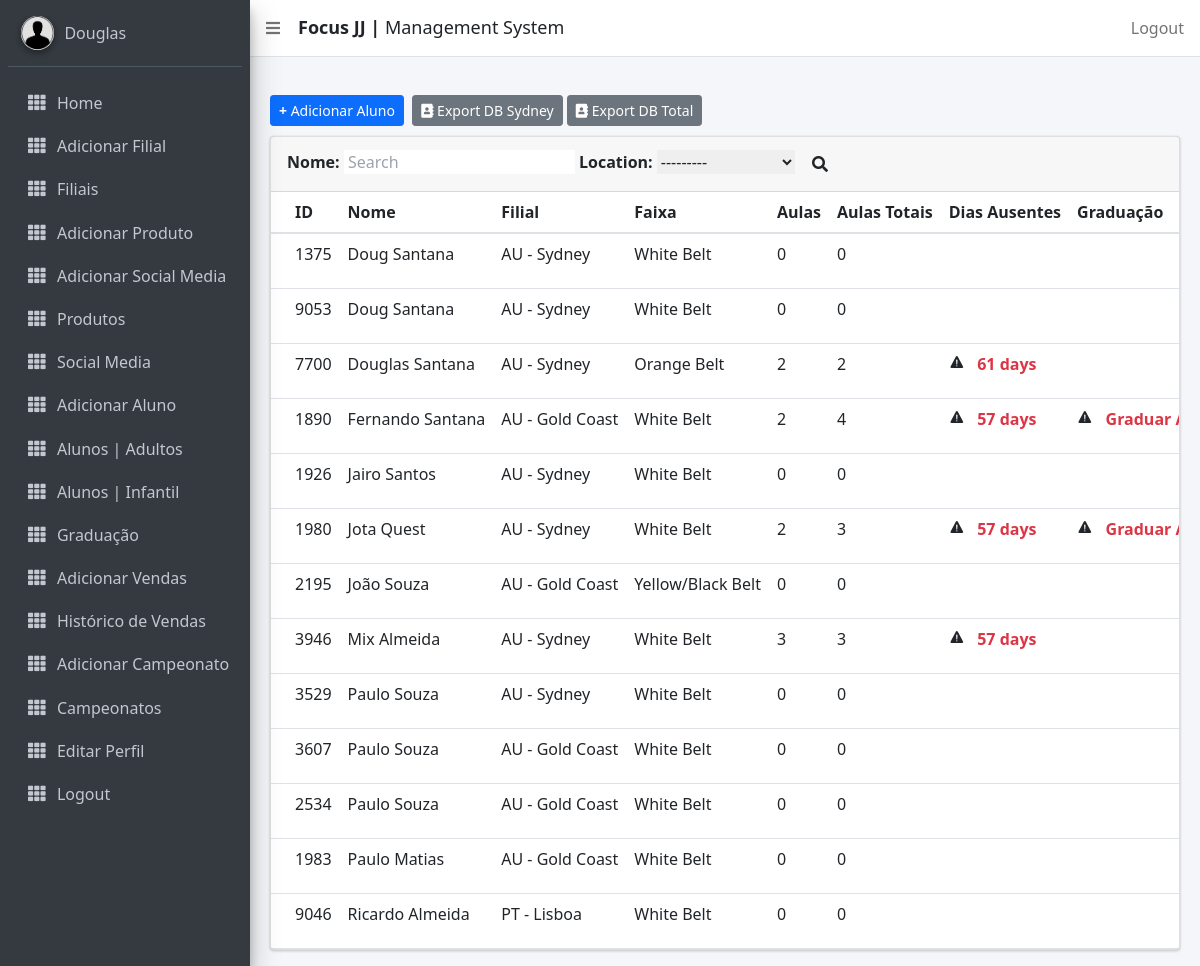
Before: /managealunos/total (signed in) with the older database file.
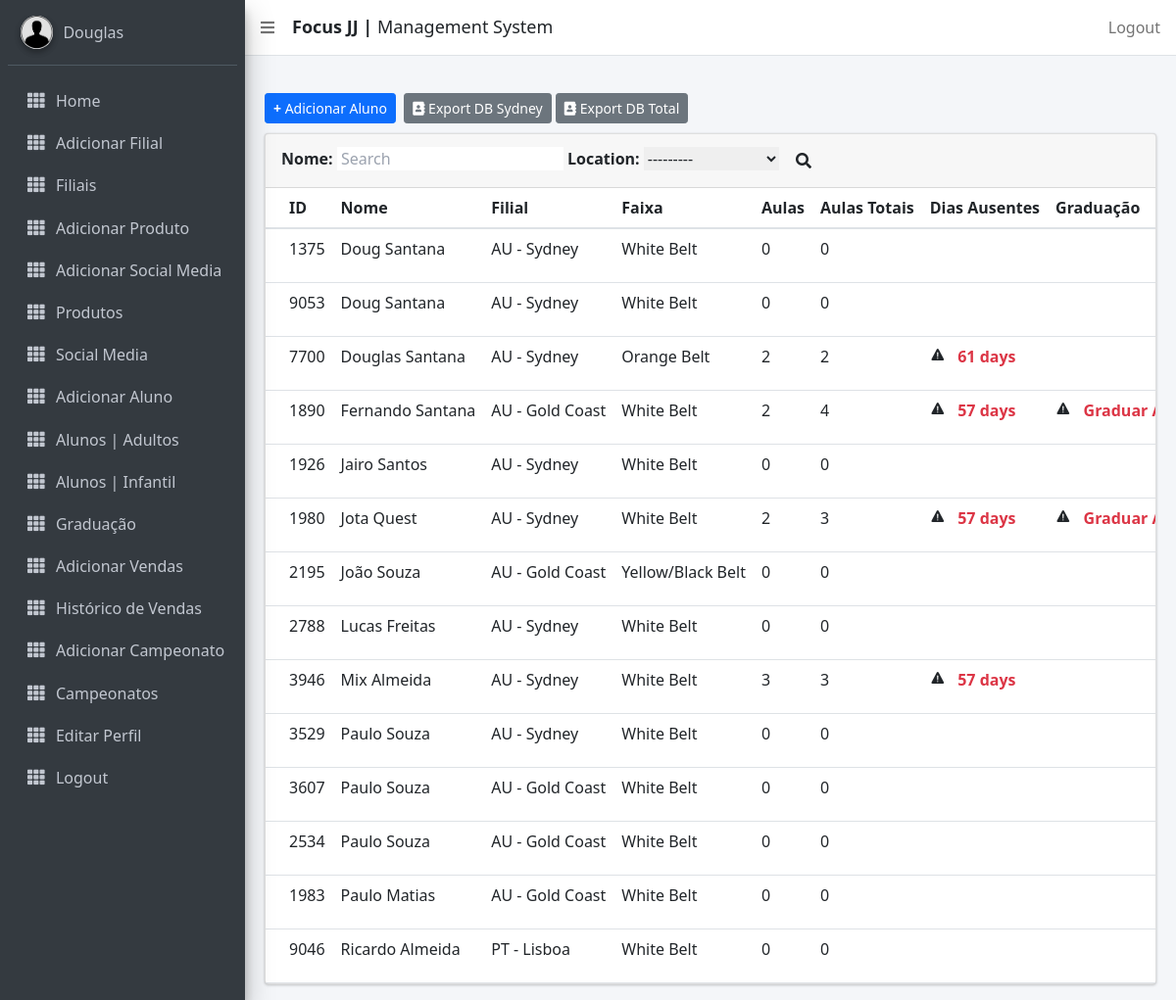
After: the same page with the newer database file.
### focusbjj/models.py (models this page shows, shortened)
class Aluno(models.Model):
    DoesNotExist = None
    objects = None
    id = ShortUUIDField(primary_key=True, editable=False, alphabet="0123456789", length=4)
    photo = models.ImageField(upload_to='photos/', null=True, blank=True)
    nome = models.CharField(max_length=15, verbose_name='Name')
    middle_name = models.CharField(max_length=20, verbose_name='Middle Name', blank=True, null=True)
    surname = models.CharField(max_length=15, verbose_name='Last Name', null=True)
    phone = models.CharField(max_length=15, help_text='Use only numbers')
    email = models.EmailField(max_length=128)
    location = models.ForeignKey(CustomUser, related_name="alunos", on_delete=models.CASCADE)
    address = models.CharField(max_length=255, blank=True, null=True)
    belt = models.CharField(max_length=255, choices=BELT)
    stripe = models.CharField(max_length=255, choices=GRAU)
    join_date = models.DateTimeField()
    time_stamp = models.DateTimeField(auto_now=True, null=True)
    gender = models.CharField(max_length=255, choices=GENDER)
    dob = models.DateField(verbose_name='Date of Birth',)
    is_blocked = models.BooleanField(default=False)
    agreement = models.BooleanField(default=False)
    USERNAME_FIELD = 'id'
    class Meta:
        ordering = ["nome"]

class CustomUser(AbstractUser):
    id = ShortUUIDField(primary_key=True, editable=False, alphabet="0123456789", length=3)
    email = models.EmailField(max_length=255, unique=True)
    contact_name = models.CharField(max_length=255)
    country = CountryField()
    location = models.CharField(max_length=255)
    phone = models.CharField(max_length=15, help_text=_('Use somente números. Código do País + Telefone'))
    join_date = models.DateTimeField(default=timezone.now)
    is_active = models.BooleanField(default=True, help_text='Desmarque a caixa para desativar')
    def __str__(self):
        return str(self.country) + " - " + str(self.location)
    class Meta:
        ordering = ["country", "location"]

class Graduation(models.Model):
    objects = None
    aluno = models.ForeignKey(Aluno, related_name='graduacao', on_delete=models.CASCADE, verbose_name='_(Aluno')
    master = models.CharField(max_length=15, null=True, verbose_name=_('Professor'))
    belt = models.CharField(max_length=255, choices=BELT, verbose_name=_('Faixa'))
    stripe = models.CharField(max_length=255, choices=GRAU, verbose_name=_('Grau'))
    time_stamp = models.DateTimeField(null=True, verbose_name=_('Data'))

class GetAttendance(models.Model):
    objects = None
    aluno = models.ForeignKey(Aluno, on_delete=models.CASCADE, verbose_name='Athlete')
    attendance = models.DateTimeField(default=timezone.now)

### focusbjj/views.py (the view)
# urls.py: path('managealunos/total', views.ManageAlunosTotal.as_view(), name='managealunostotal'),
class ManageAlunosTotal(SuperuserRequiredMixin, ListView):
    template_name = 'managealunostotal.html'
    model = Aluno
    def get_queryset(self):
        queryset = super().get_queryset()
        filter = AlunoFilter(self.request.GET, queryset)
        return filter.qs
    def get_context_data(self, **kwargs):
        context = super(ManageAlunosTotal, self).get_context_data(**kwargs)
        context['alunos'] = Aluno.objects.all()
        context['unidades'] = CustomUser.objects.all()
        queryset = self.get_queryset()
        filter = AlunoFilter(self.request.GET, queryset)
        context['filter'] = filter
        return context

### focusbjj/templatetags/attendance_tags.py (called while the page is built)
@register.filter
def get_count_att_aluno(aluno_instance):
    return len(GetAttendance.objects.filter(aluno_id=aluno_instance.id))

@register.filter
def last_att_aluno(aluno_instance):
    att = GetAttendance.objects.filter(aluno_id=aluno_instance.id).order_by('-attendance')
    if att[0].attendance + timedelta(days=15) < timezone.now():
        tempo = timezone.now() - att[0].attendance
        return tempo
    else:
        return ''

@register.filter
def current_belt(aluno_instance):
    belt = Graduation.objects.filter(aluno_id=aluno_instance.id).order_by('-time_stamp')
    if belt:
        current = belt[0].belt
    else:
        current = aluno_instance.belt
    return current

@register.filter
def current_stripe(aluno_instance):
    belt = Graduation.objects.filter(aluno_id=aluno_instance.id).order_by('-time_stamp')
    if belt:
        current = belt[0].stripe
    else:
        current = aluno_instance.stripe
    return current

### focusbjj/templates/managealunostotal.html (shortened to what the changed rows need)
{% extends 'base_template.html' %}
{% load static %}
{% load i18n %}
{% load alerta_tags %}
{% load attendance_tags %}
{% block content %}
<section class="content">
        <div class="container-fluid">
            <div class="row">
                <div class="col-md-12">
                    <div class="card">
                        <div class="card-header">
                                    <form method="get">
                                        {{ filter.form }}
                                    </form>
                        </div>
                        <div class="card-body table-responsive p-0">
                            <table class="table table-hover text-nowrap">
                            <thead>
                                <tr>
                                <th>ID</th>
                                <th>{% trans "Nome" %}</th>
                                <th>Filial</th>
                                <th>{% trans "Faixa" %}</th>
                                <th>{% trans "Aulas" %}</th>
                                <th>{% trans "Aulas Totais" %}</th>
                                <th>{% trans "Dias Ausentes" %}</th>
                                <th>{% trans "Graduação" %}</th>
                                </tr>
                            </thead>
                            <tbody>
                                <tr>
                        {% if filter.qs %}
                            {% for aluno in filter.qs %}
                                <td>{{ aluno.id }}</td>
                                <td>{{ aluno.nome|title }} {{ aluno.surname|title }}</td>
                                <td>{{ aluno.location }}</td>
                                <td>
                                {% if aluno|current_belt %}
                                {{ aluno|current_belt }}
                                {% else %}
                                {{ aluno.belt }}
                                {% endif %}
                                </td>
                                <td>
                                    {% if aluno|new_attendance == None %}
                                    {{ aluno|get_count_att_aluno }}
                                    {% else %}
                                    {{ aluno|new_attendance }}
                                    {% endif %}
                                </td>
                                <td>{{ aluno|get_count_att_aluno }}</td>
                                <td>
                                    {% if aluno|get_count_att_aluno %}
                                    {% if aluno|last_att_aluno %}
                                        <ion-icon name="warning"></ion-icon>
                                        <strong class="text-red"> &nbsp; {{ aluno|last_att_aluno|cut:"," |slice:"7"}}</strong>
                                    {% endif %}
                                    {% endif %}
                                </td>
                                <td>
                                {% if aluno|alert %}
                                <ion-icon name="warning"></ion-icon>
                                <strong class="text-red"> &nbsp; {{ aluno|alert|default_if_none:"" }} </strong>
                                {% endif %}
                                </td>
                                </tr>
                                    {% endfor %}
                            {% endif %}
                            </tbody>
                            </table>
                        </div>
                        </div>
                </div>
            </div>
        </div>
      </section>
{% endblock %}

Changed rows visible on the page:
added Aluno: id "2788", nome "Lucas", surname "Freitas", location "AU - Sydney", id+belt "White Belt", id "0"
